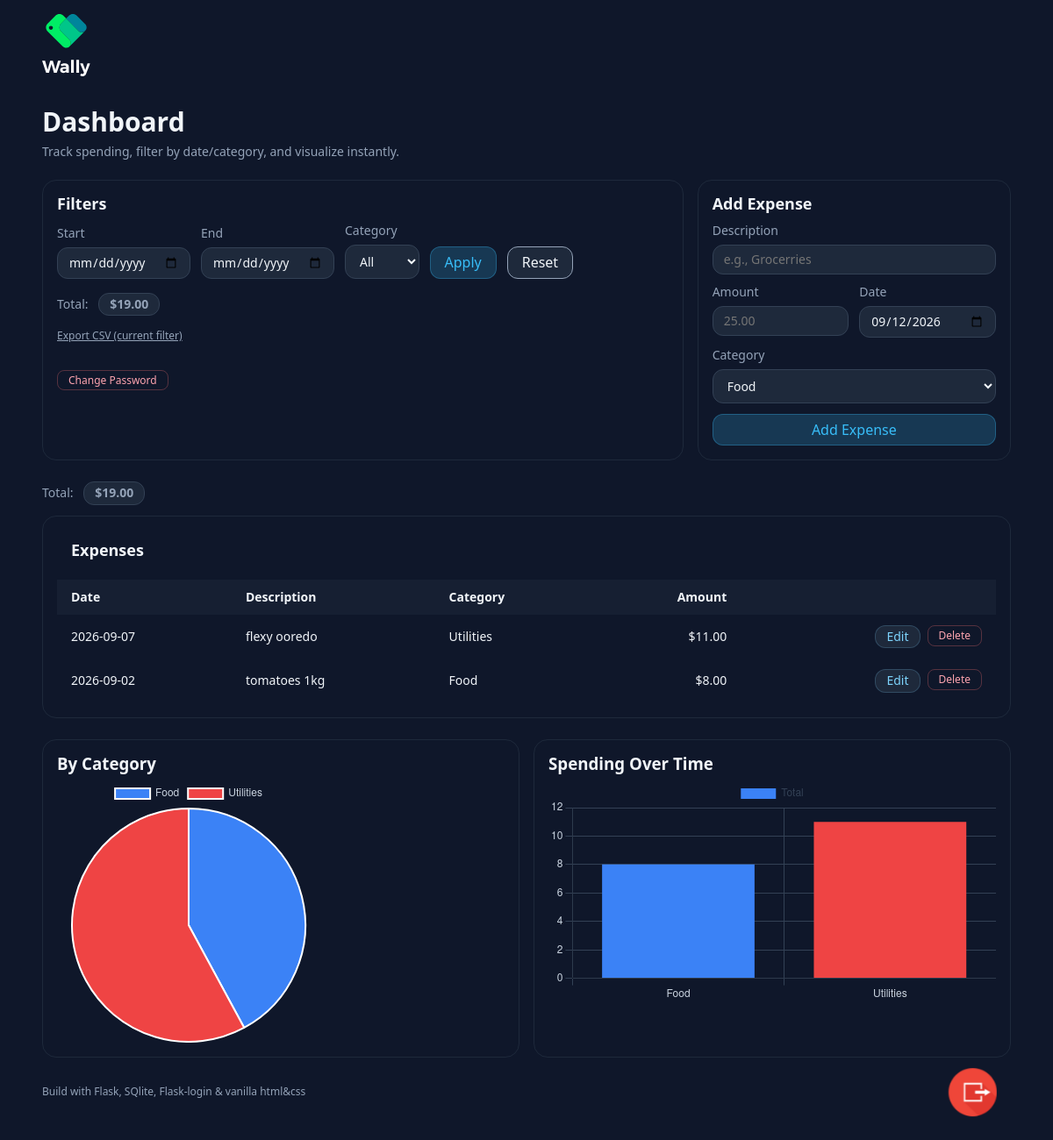
The page /dashboard (signed in) on the database its author committed.
### app.py (models this page shows)
    class Expense(db.Model):
        id = db.Column(db.Integer, primary_key=True)
        description = db.Column(db.String(120), nullable=False)
        amount = db.Column(db.Float, nullable=False)
        category = db.Column(db.String(50), nullable=False)
        date = db.Column(db.Date, nullable=False, default=date.today)
        user_id = db.Column(db.Integer, db.ForeignKey('user.id'), nullable=False)

### app.py (the view)
    @app.route("/dashboard")
    @login_required
    def dashboard():
        start_str = (request.args.get("start") or "").strip()
        end_str = (request.args.get("end") or "").strip()
        selected_category = (request.args.get("category") or "").strip()
        start_date = parse_date_or_none(start_str)
        end_date = parse_date_or_none(end_str)
        if start_date and end_date and end_date < start_date:
            flash("Check your dates", "error")
            start_date = end_date = None
            start_str = end_str = ""
        q = Expense.query.filter_by(user_id=current_user.id)
        if start_date:
            q = q.filter(Expense.date >= start_date)
        if end_date:
            q = q.filter(Expense.date <= end_date)
        if selected_category:
            q = q.filter(Expense.category == selected_category)
        expenses = q.order_by(
            Expense.date.desc(),
            Expense.id.desc()
        ).all()
        total = round(sum(e.amount for e in expenses), 2)
        cat_q = db.session.query(
            Expense.category,
            func.sum(Expense.amount)
        ).filter(Expense.user_id==current_user.id)
        if start_date:
            cat_q = cat_q.filter(Expense.date >= start_date)
        if end_date:
            cat_q = cat_q.filter(Expense.date <= end_date)
        if selected_category:
            cat_q = cat_q.filter(
                Expense.category == selected_category
            )
        cat_rows = cat_q.group_by(Expense.category).all()
        cat_labels = [c for c, _ in cat_rows]
        cat_values = [
            round(float(s or 0), 2)
            for _, s in cat_rows
        ]
        day_q = db.session.query(
            Expense.category,
            func.sum(Expense.amount)
        ).filter(Expense.user_id==current_user.id)
        if start_date:
            day_q = day_q.filter(Expense.date >= start_date)
        if end_date:
            day_q = day_q.filter(Expense.date <= end_date)
        if selected_category:
            day_q = day_q.filter(
                Expense.category == selected_category
            )
        day_rows = day_q.group_by(
            Expense.category
        ).order_by(Expense.date).all()
        day_labels = [d for d, _ in day_rows]
        day_values = [
            round(float(s or 0), 2)
            for _, s in day_rows
        ]
        return render_template(
            "dashboard.html",
            categories=CATEGORIES,
            today=date.today().isoformat(),
            expenses=expenses,
            total=total,
            start_str=start_str,
            end_str=end_str,
            selected_category=selected_category,
            cat_labels=cat_labels,
            cat_values=cat_values,
            day_labels=day_labels,
            day_values=day_values
        )

### templates/dashboard.html (shortened to what this page needs)
{% extends "layout.html" %}
{% block body %}
<main class="container">
    <h1 class="page-title">Dashboard</h1>
    <p class="page-subtitle">Track spending, filter by date/category, and visualize instantly.</p>
    <div class="grid-top">
        <section class="card card-filters">
            <h2 class="card-title">Filters</h2>
            <form class="filters-form" method="get" action="{{url_for('dashboard')}}">
                <label class="field">
                    <span class="field-label">Start</span>
                    <input
                        type="date"
                        class="input"
                        name="start"
                        value="{{start_str or ''}}"
                    >
                </label>
                <label class="field">
                    <span class="field-label">End</span>
                    <input
                        type="date"
                        class="input"
                        name="end"
                        value="{{end_str or ''}}"
                    >
                </label>
                <label class="field">
                    <span class="field-label">Category</span>
                    <select class="input" name="category">
                        <option value="">All</option>
                    </select>
                </label>
                <div class="button-row">
                    <button type="submit" class="btn btn-primary">Apply</button>
                    <a href="{{url_for('dashboard')}}" class="btn btn-secondary exception">Reset</a>
                </div>
            </form>
            <div class="total-line">
                <span class="total-label">Total:</span>
                <span class="total-value">${{ '%.2f'|format(total or 0) }}</span>
            </div>
            <div class="export-line">
                <a href="{{url_for('export_csv', start=start_str, end=end_str, category=selected_category)}}" class="export-link">Export CSV (current filter)</a>
                <br>
                <a href="{{url_for('change_password')}}" class="btn-delete" style="text-decoration: none;">Change Password</a>
            </div>
        </section>
        <section class="card">
            <h2 class="card-title">Add Expense</h2>
            <form class="add-form" method="post" action="{{url_for('add')}}">
                <label class="field">
                    <span class="field-label">Description</span>
                    <input
                        type="text"
                        class="input"
                        placeholder="e.g., Grocerries"
                        name="description"
                    >
                </label>
                <div class="two-col">
                    <label for="" class="field">
                        <span class="field-label">Amount</span>
                        <input
                            type="number"
                            step="0.01"
                            min="0.01"
                            placeholder="25.00"
                            class="input"
                            name="amount"
                                >
                    </label>
                    <label class="field">
                        <span class="field-label">Date</span>
                        <input
                            type="date"
                            value="{{today}}"
                            class="input"
                            name="date"
                        >
                    </label>
                </div>
                <label class="field field-wide">
                    <span class="field-label">Category</span>
                    <select class="input" name="category">
                        {% for c in categories %}
                            <option value="{{c}}">{{c}}</option>
                        {% endfor %}
                    </select>
                </label>
                <button class="btn btn-primary btn-full" type="submit" id="submit">Add Expense</button>
            </form>
        </section>
    </div>
    <div class="total-line total-line-global">
        <span class="total-label">Total:</span>
        <span class="total-value">${{ '%.2f'|format(total or 0) }}</span>
    </div>
    <section class="card card-table">
        <div class="table-header">
            <h2 class="card-title">Expenses</h2>
        </div>
        <div class="table-scroll">
            <table class="expenses-table">
                <thead>
                    <tr>
                        <th class="align-left">Date</th>
                        <th class="align-left">Description</th>
                        <th class="align-left">Category</th>
                        <th class="align-right">Amount</th>
                        <th></th>
                    </tr>
                </thead>
                <tbody>
                    {% if expenses %}
                    {% for e in expenses %}
                    <tr class="table-row">
                        <td>{{e.date.strftime("%Y-%m-%d") if e.date else ""}}</td>
                        <td>{{e.description}}</td>
                        <td>{{e.category}}</td>
                        <td class="align-right">${{ "%.2f" |format(e.amount) }}</td>
                        <td class="align-right">
                            <div class="two-btn">
                                <a href="{{url_for('edit', expense_id=e.id)}}" class="btn btn-edit exception">Edit</a>
                                <form action="{{url_for('delete', expense_id=e.id)}}", method="post"
                                onsubmit="return confirm('Are you sure you want to delete')"
                                >
                                    <button class="btn-delete">Delete</button>
                                </form>
                            </div>
                        </td>
                    </tr>
                    {% endfor %}
                    {% else %}
                    <tr>
                        <td colspan="5" class="empty-row">
                            No expenses yet - add your first one above.
                        </td>
                    </tr>
                    {% endif %}
                </tbody>
            </table>
        </div>
    </section>
    <div class="exit-field">
        <a href="{{url_for("logout")}}"><img src="../static/log-out.png" alt="log-out-button" width="55px"></a>
    </div>
    <section class="grid-charts">
        <div class="card">
            <h3 class="chart-title">By Category</h3>
            <div class="chart-container">
                <canvas id="catChart"></canvas>
            </div>
        </div>
        <div class="card">
            <h3 class="chart-title">Spending Over Time</h3>
            <div class="chart-container">
              <canvas id="dayChart"></canvas>
            </div>
        </div>
    </section>
</main>
<script>
    const catLabels = {{(cat_labels or []) | tojson}};
    const catValues = {{(cat_values or []) | tojson}};
    const dayLabels = {{(day_labels or []) | tojson}};
    const dayValues = {{(day_values or []) | tojson}};
    if (document.getElementById('catChart') && catLabels.length > 0) {
        const catCtx = document.getElementById('catChart').getContext('2d');
        new Chart(catCtx, {
            type: 'pie',
            data: {
                labels: catLabels,
                datasets: [{
                    data: catValues,
                    backgroundColor: [
                        '#3b82f6', '#ef4444', '#10b981', '#f59e0b', '#8b5cf6', '#ec4899'
                    ]
                }]
            },
            options: {
                plugins: {
                    legend: {
                        labels: { color: '#cbd5e1' }
                    }
                }
            }
        });
    }
    if (document.getElementById('dayChart') && dayLabels.length > 0) {
        const dayCtx = document.getElementById('dayChart').getContext('2d');
        new Chart(dayCtx, {
            type: 'bar',
            data: {
                labels: dayLabels,
                datasets: [{
                    label: 'Total',
                    data: dayValues,
                    backgroundColor: [
                        '#3b82f6', '#ef4444', '#10b981', '#f59e0b', '#8b5cf6', '#ec4899'
                    ]
                }]
            },
            options: {
                plugins: {
                    legend: {
                        labels: { color: '#334155' }
                    }
                },
                scales: {
                    x: {ticks: {color: '#cbd5e1'}, grid: {color: '#334155'}},
                    y: {ticks: {color: '#cbd5e1'}, grid: {color: '#334155'}}
                }
            }
        });
    }
</script>
{% endblock %}

### templates/layout.html (shortened to what this page needs)
<!DOCTYPE html>
<html lang="en">
    <head>
        <link rel="stylesheet" href="{{url_for('static', filename='css/normalize.css')}}">
        <link rel="stylesheet" href="{{url_for('static', filename='css/style.css')}}">
    </head>
    <body>
    <main class="container">
        {% block navbar %}
         <nav class="navigation" >
             <a href="{{url_for('index')}}"><img src="../static/logo-wally-white.svg" alt="wally-logo" width="55px"></a>
         <nav>
        {% endblock %}
            {% block body %}{% endblock %}
            <footer class="main-footer">
                Build with Flask, SQlite, Flask-login & vanilla html&css
            </footer>
        </main>
    </body>
</html>

### rows shown on the page
Expense: date "2026-09-07", description "flexy ooredo", category "Utilities", amount "11.00"
Expense: date "2026-09-02", description "tomatoes 1kg", category "Food", amount "8.00"

### other values the page prints
{{ '%.2f'|format(total or 0) }} "19.00"
form field category "Food"
chart data {{ (cat_labels or []) | tojson }} ["Food", "Utilities"]
chart data {{ (cat_values or []) | tojson }} [8.0, 11.0]
chart data {{ (day_labels or []) | tojson }} ["Food", "Utilities"]
chart data {{ (day_values or []) | tojson }} [8.0, 11.0]
